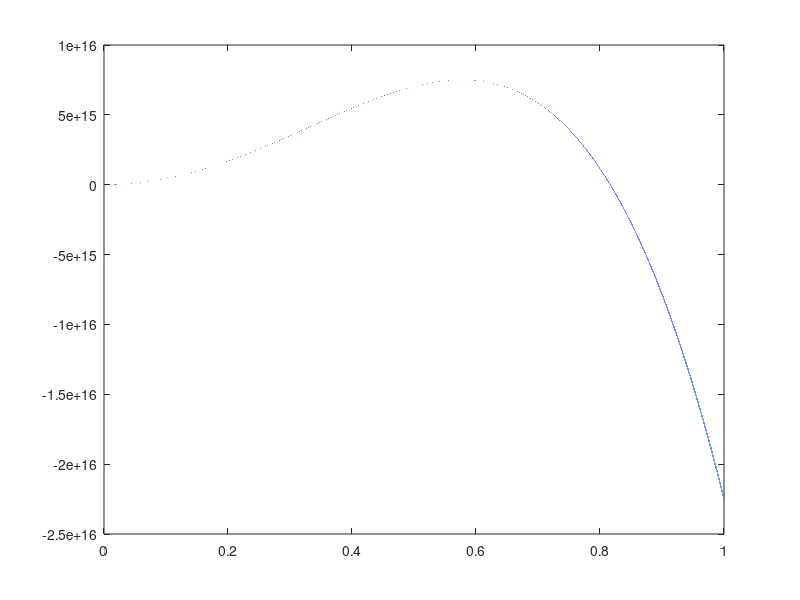

Source code (MATLAB):
%% if KE derived from m_gamma being invariant (makes no sense at all)
c = 3e8;
gamma = @(v) 1 ./ sqrt(1 - v.^2/c^2);
KE = @(v) (1.5./gamma(v).^2 - .5).*.5.*v.^2; % resulting KE model if m_gamma is invariant
v = 0:1000:c;
figure(1);
plot(v/c,KE(v));